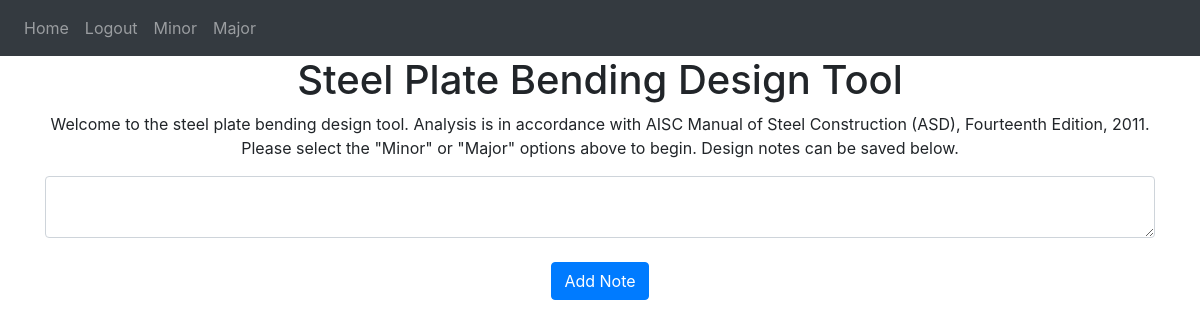
Page / (signed in) on the earlier database version.
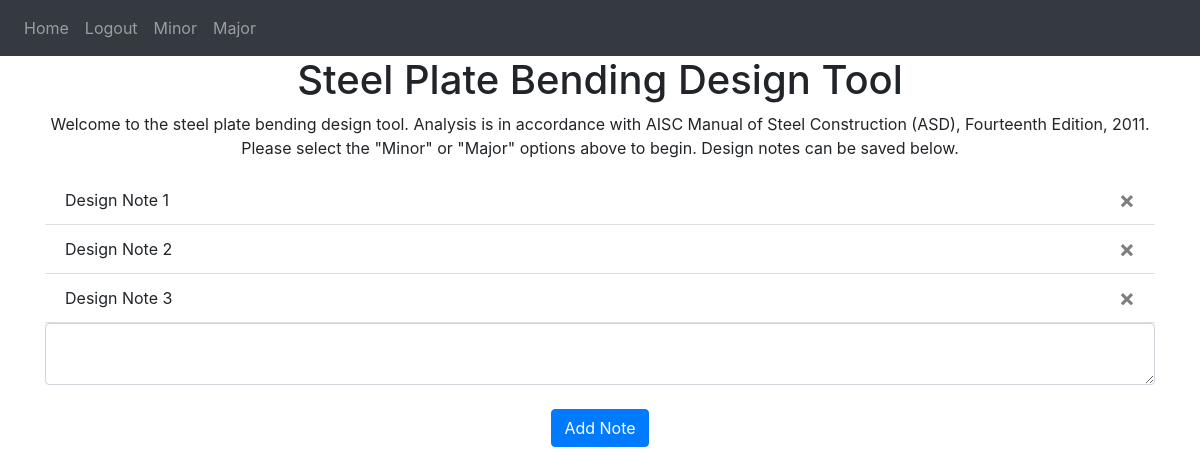
Same page on the later database version.
### webapp/models.py (models this page shows)
class Note(db.Model):
    id = db.Column(db.Integer, primary_key=True)
    data = db.Column(db.String(10000))
    date = db.Column(db.DateTime(timezone=True), default=func.now())
    user_id = db.Column(db.Integer, db.ForeignKey('user.id'))

### webapp/views.py (the view, shortened to what this page needs)
@views.route('/', methods=['GET', 'POST'])
@login_required
def home():
    return render_template("home.html", user=current_user)

### webapp/__init__.py (called while the page is built)
def create_app():
    app = Flask(__name__) #Initialize Flask app
    app.config['SECRET_KEY'] = 'DKFHSKFJD' #set secret key
    app.config['SQLALCHEMY_DATABASE_URI'] = 'sqlite:///' + DB_NAME #set local SQLite database
    db.init_app(app) #bind database to project
    from .views import views
    from .auth import auth
    app.register_blueprint(views, url_prefix='/')
    app.register_blueprint(auth, url_prefix='/')
    from .models import User, Note
    with app.app_context():
        db.create_all()
    login_manager = LoginManager()
    login_manager.login_view = 'auth.login'
    login_manager.init_app(app)
    @login_manager.user_loader
    def load_user(id):
        return User.query.get(int(id))
    return app

### webapp/templates/home.html (shortened to what this page needs)
{% extends "base.html" %}
{% block content %}
<h1 align="center">Steel Plate Bending Design Tool</h1>
<p align="center">Welcome to the steel plate bending design tool. Analysis is in accordance with AISC Manual of Steel Construction (ASD), Fourteenth Edition, 2011.
    Please select the "Minor" or "Major" options above to begin. Design notes can be saved below. </p>
<ul class="list-group list-group-flush" id="notes">
    {% for note in user.notes %}
    <li class="list-group-item">
        {{note.data}}
        <button type="button" class="close" onClick="deleteNote({{note.id}})">
            <span aria-hidden="true">&times;</span>
        </button>
        </li>
    {% endfor %}
</ul>
<form method="POST">
    <textarea name="note" id="note" class="form-control"></textarea>
    <br />
    <div align="center">
        <button type="submit" class="btn btn-primary">Add Note</button>
    </div>
</form>
{% endblock %}

### webapp/templates/base.html (shortened to what this page needs)
<!DOCTYPE html>
<html>
  <head>
    <link
      rel="stylesheet"
      href="https://stackpath.bootstrapcdn.com/bootstrap/4.4.1/css/bootstrap.min.css"
    />
    <link
      rel="stylesheet"
      href="https://stackpath.bootstrapcdn.com/font-awesome/4.7.0/css/font-awesome.min.css"
    />
  </head>
  <body>
    <nav class="navbar navbar-expand-lg navbar-dark bg-dark">
      <div class="collapse navbar-collapse" id="navbar">
        <div class="navbar-nav">
          {% if user.is_authenticated %}
          <a class="nav-item nav-link" id="home" href="/">Home</a>
          <a class="nav-item nav-link" id="logout" href="/logout">Logout</a>
            <a class="nav-item nav-link" id="minor" href="/minor">Minor</a>
            <a class="nav-item nav-link" id="major" href="/major">Major</a>
          {% else %}
          <a class="nav-item nav-link" id="login" href="/login">Login</a>
          <a class="nav-item nav-link" id="register" href="/register">Register</a>
          {% endif %}
        </div>
      </div>
    </nav>
    <div class="container">
      {% block content %}
      {% endblock %}
    </div>
  </body>
</html>

Differences in the rows shown:
added Note: data "Design Note 1"
added Note: data "Design Note 2"
added Note: data "Design Note 3"
